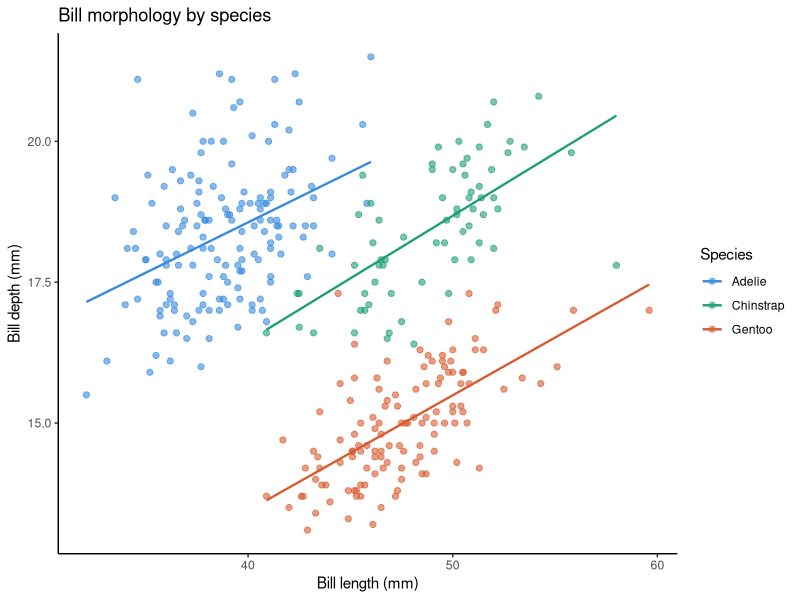
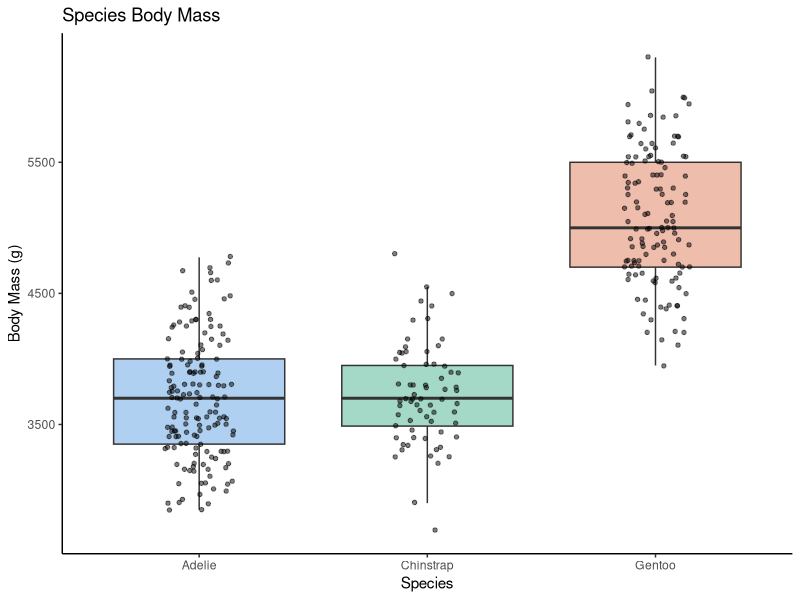
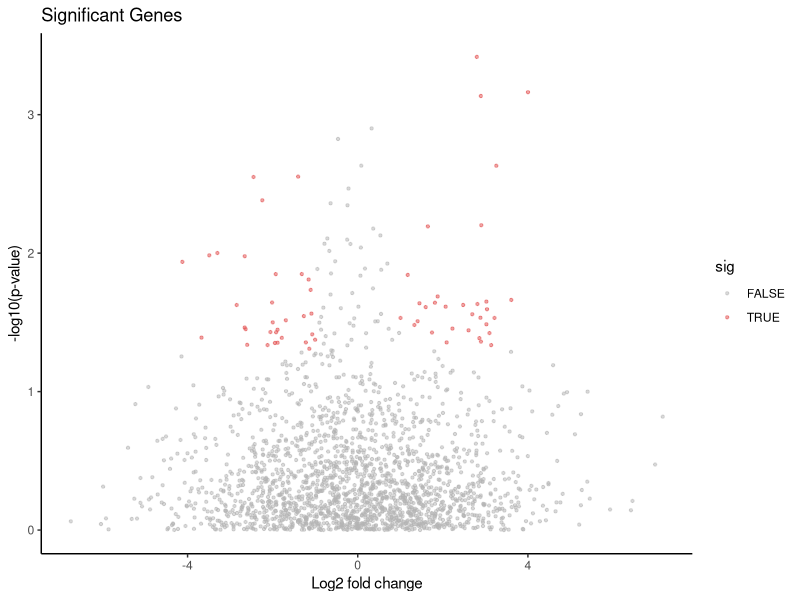
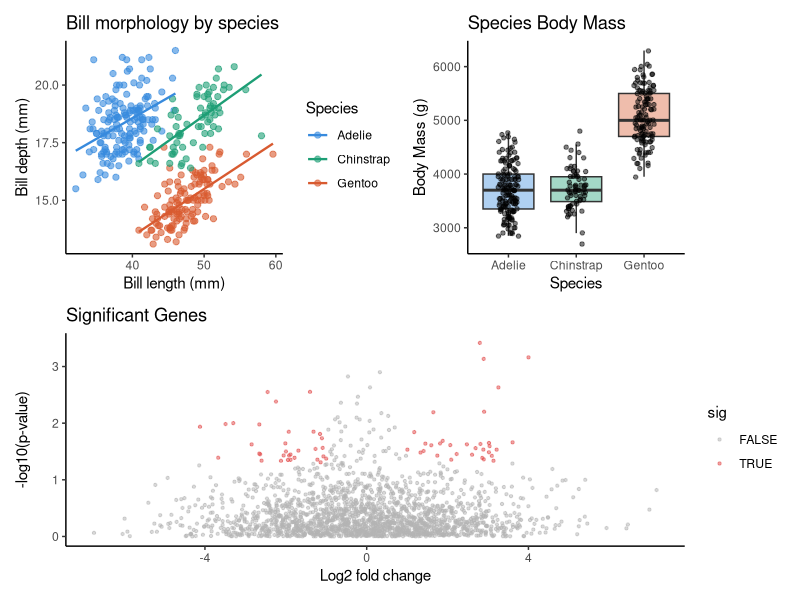
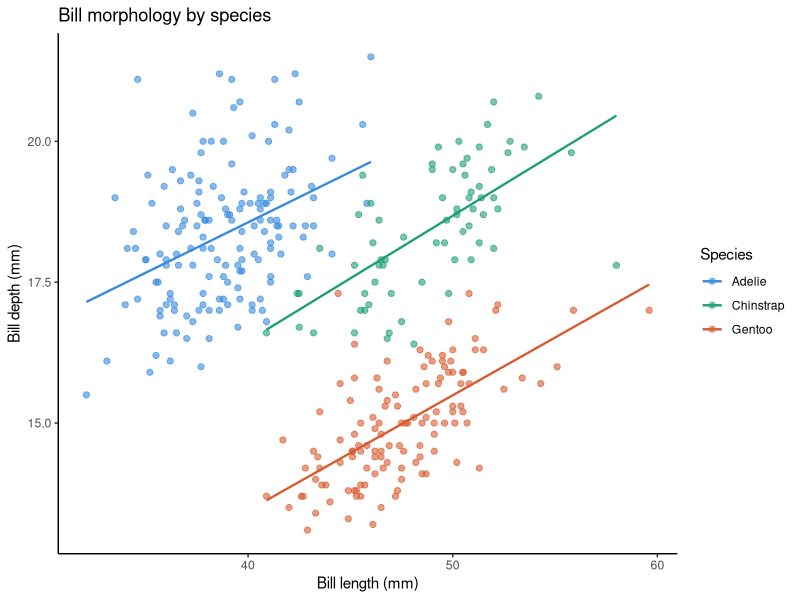
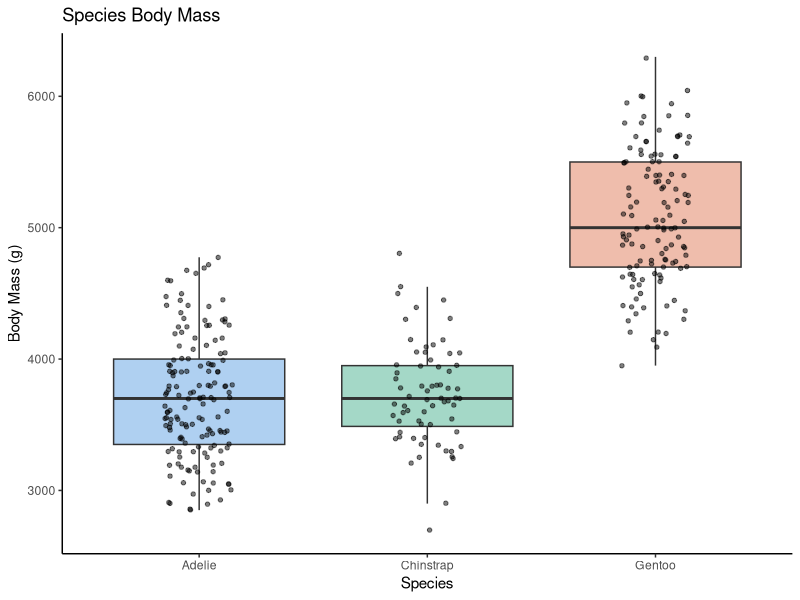
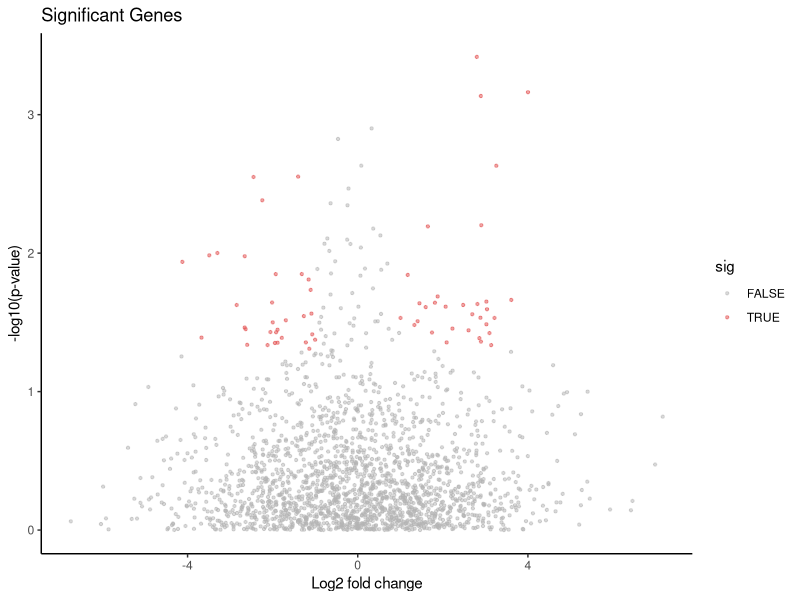
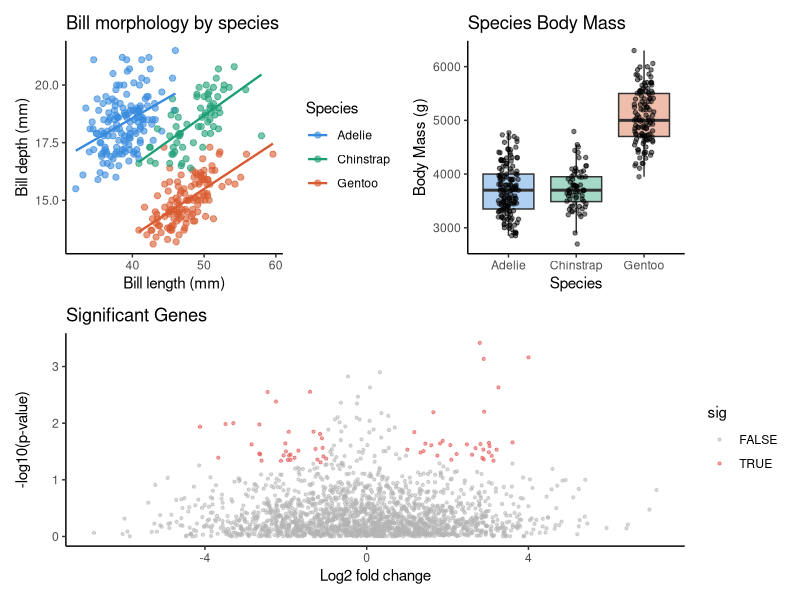

Write R code to recreate these figures, in order.
# =============================================================
# Day 3: ggplot2 for publication-quality figures
# Dataset: palmerpenguins + simulated DEG data
# =============================================================

library(tidyverse)
library(palmerpenguins)

# install.packages("patchwork")  # uncomment and run once if not installed
library(patchwork)

# --- Plot 1: Bill morphology scatterplot ---
p1 <- ggplot(penguins, aes(bill_length_mm, bill_depth_mm, colour = species)) +
  geom_point(alpha = 0.6, size = 1.8) +
  geom_smooth(method = "lm", se = FALSE, linewidth = 0.8) +
  theme_classic() +
  scale_colour_manual(values = c("#378ADD", "#1D9E75", "#D85A30")) +
  labs(
    title  = "Bill morphology by species",
    x      = "Bill length (mm)",
    y      = "Bill depth (mm)",
    colour = "Species"
  )

p1 

p2 <- ggplot(penguins, aes(species, body_mass_g, fill = species)) +
  geom_boxplot(alpha= 0.4, outlier.shape = NA)+
  geom_jitter(width = 0.15, alpha = 0.5, size = 1.2) +
  theme_classic() +
  theme(legend.position ="none") +
  scale_fill_manual(values = c("#378ADD", "#1D9E75", "#D85A30")) +
  labs( 
    title = "Species Body Mass" ,
    x = "Species" ,
    y = "Body Mass (g)", 
    )
p2

# Step 1 — simulate the data (copy this exactly, don't change it)
set.seed(42)
df <- data.frame(
  log2FC = rnorm(2000, 0, 2),
  pval   = runif(2000)
)
df$neglog10p <- -log10(df$pval)
df$sig       <- abs(df$log2FC) > 1 & df$pval < 0.05

p3 <- ggplot(df, aes(log2FC, neglog10p, colour = sig)) +
  geom_point(alpha = 0.5, size = 0.8) +
  theme_classic() +
  scale_color_manual(values = c("grey70", "#E24B4A")) +
  labs(
    title = "Significant Genes", 
    x= "Log2 fold change", 
    y= "-log10(p-value)", 
  )
p3

# Combine plots into a multipanel figure
combined <- (p1 | p2) / p3

combined

# Save individual plots
ggsave(
  filename = "outputs/figures/p1_scatterplot.png",
  plot     = p1,
  width    = 6,
  height   = 4,
  dpi      = 300
)

ggsave(
  filename = "outputs/figures/p2_boxplot.png",
  plot     = p2,
  width    = 5,
  height   = 4,
  dpi      = 300
)

ggsave(
  filename = "outputs/figures/p3_volcano.png",
  plot     = p3,
  width    = 6,
  height   = 5,
  dpi      = 300
)

# Save the combined figure
ggsave(
  filename = "outputs/figures/combined_day3.png",
  plot     = combined,
  width    = 12,
  height   = 8,
  dpi      = 300
)
